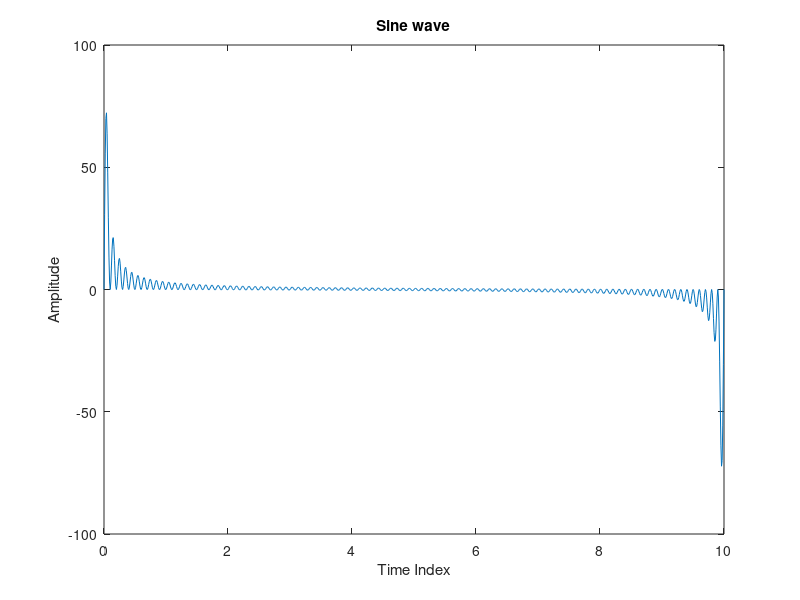

Here is the MATLAB script that generated this plot: (Note: this script raises an error after producing the figure.)
Nf = 1;                %number of periods for the smallest frequency
Fend = 10;              %highest frequency
f= 0.1;                 %signal imput frequency 
f_step = 0.1;           %increment step
Fs =100;                %sampling frequncy
Ts = 1/Fs;              %sampling period
t=0:Ts:Nf*(1/f);        %time of the signal
L = length(t);
numbers = length(t);
y = zeros(1,numbers);
for counter=f:f_step:Fend
    ytemp = sin(2*pi*counter*t);
    y = y + ytemp;
end
points = numbers -1;
figure(1);
plot(t,y);
ylabel ('Amplitude');
xlabel ('Time Index');
title ('Sine wave');
% NFFT = 2^nextpow2(L); % Next power of 2 from length of y
% Y = fft(y,NFFT)/L;
% f_fft = Fs/2*linspace(0,1,NFFT/2+1);
% Y_plot = 2*abs(Y(1:NFFT/2+1));
% % Plot single-sided amplitude spectrum.
% x_plot = f_fft(1:30000);
% 
% plot(x_plot,Y_plot(1:30000));
[pxx,F_plot] = pwelch(y,128,120,length(y),Fs,'onesided');
figure(2);
plot(F_plot,pxx);
title('Single-Sided Amplitude Spectrum of y(t)')
xlabel('Frequency (Hz)')
ylabel('|Y(f)|')

save(['GeneratedSygnal.txt'],'y','-ascii');
